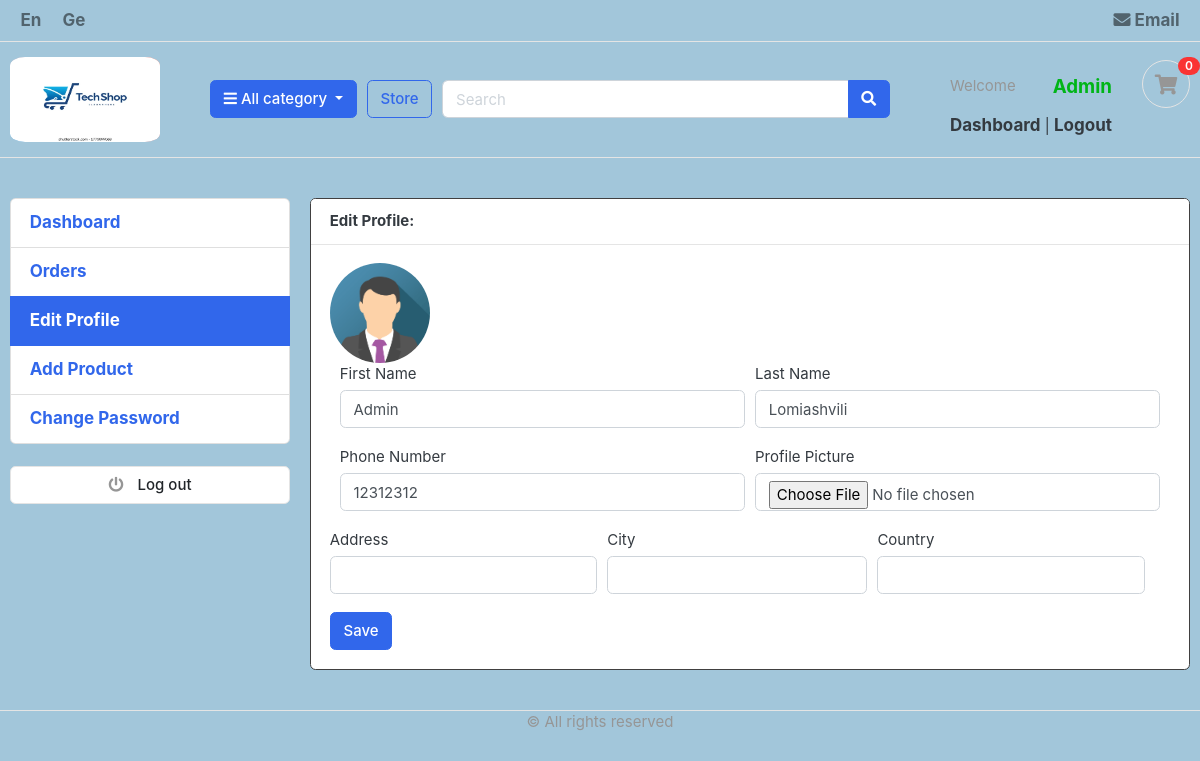
Page /accounts/edit_profile/ (signed in) on the committed database.
### accounts/models.py (models this page shows, shortened)
class Account(AbstractBaseUser):
    first_name = models.CharField(max_length=50)
    last_name = models.CharField(max_length=50)
    username = models.CharField(max_length=50, unique=True)
    email = models.EmailField(max_length=50, unique=True)
    phone_number = models.CharField(max_length=50)
    date_joined = models.DateTimeField(auto_now_add=True)
    last_login = models.DateTimeField(auto_now_add=True)
    is_admin = models.BooleanField(default=False)
    is_staff = models.BooleanField(default=False)
    is_active = models.BooleanField(default=False)
    is_superadmin = models.BooleanField(default=False)
    USERNAME_FIELD = 'email'
    REQUIRED_FIELDS = ['username', 'first_name', 'last_name']
    objects = MyAccountManager()

class UserProfile(models.Model):
    user=models.OneToOneField(Account, on_delete=models.CASCADE)
    address = models.CharField(blank=True, max_length=100)
    profile_picture = models.ImageField(upload_to='userprofile/', null=True, blank=True)
    city= models.CharField(blank=True, max_length=200)
    country=models.CharField(blank=True, max_length=200)

### accounts/views.py (the view)
# urls.py: path('edit_profile/', views.edit_profile, name='edit_profile'),
@login_required(login_url='login')
def edit_profile(request):
    userprofile, created = UserProfile.objects.get_or_create(user=request.user)
    if request.method == 'POST':
        user_form = UserForm(request.POST, instance=request.user)
        profile_form = UserProfileForm(request.POST, request.FILES, instance=userprofile)
        if user_form.is_valid() and profile_form.is_valid():
            user_form.save()
            profile_form.save()
            messages.success(request, 'Profile has been updated')
            return redirect('edit_profile')
    else:
        user_form = UserForm(instance=request.user)
        profile_form = UserProfileForm(instance=userprofile)
    if userprofile.profile_picture:
        profile_picture_url = userprofile.profile_picture.url
    else:
        profile_picture_url = None
    context = {
        'user_form': user_form,
        'profile_form': profile_form,
        'profile_picture_url': profile_picture_url,
    }
    return render(request, 'accounts/edit_profile.html', context)

### accounts/forms.py
class UserForm(forms.ModelForm):
    class Meta:
        model = Account
        fields = ('first_name', 'last_name', 'phone_number')
    def __init__(self, *args, **kwargs):
        super(UserForm, self).__init__(*args, **kwargs)
        for field in self.fields:
            self.fields[field].widget.attrs['class'] = 'form-control'

class UserProfileForm(forms.ModelForm):
    profile_picture = forms.ImageField(
        required=False,
        error_messages={'invalid': ('Image files only')},
        widget=forms.FileInput(attrs={'enctype': 'multipart/form-data'})
    )
    class Meta:
        model=UserProfile
        fields= ('address', 'city', 'country', 'profile_picture')
    def __init__(self, *args, **kwargs):
        super(UserProfileForm, self).__init__(*args, **kwargs)
        for field in self.fields:
            self.fields[field].widget.attrs['class'] = 'form-control'

### cart/context_processors.py (called while the page is built)
def counter(request):
    cart_count=0
    if 'admin' in request.path:
        return {}
    else:
        try:
            cart = Cart.objects.filter(cart_id=_cart_id(request))
            if request.user.is_authenticated:
                cart_items = CartItem.objects.all().filter(user=request.user)
            else:
               cart_items= CartItem.objects.all().filter(cart=cart[:1])
            for cart_item in cart_items:
                cart_count+= cart_item.quantity
        except Cart.DoesNotExist:
            cart_count=0
    return dict(cart_count=cart_count)

### cart/views.py (called while the page is built)
def _cart_id(request):
    cart= request.session.session_key
    if not cart:
        cart = request.session.create()
    return cart

### category/context_processors.py (called while the page is built)
def menu_links(request):
    links = Category.objects.all()
    return dict(links=links)

### category/models.py (called while the page is built)
    def get_url(self):
        return reverse('products_by_category', args=[self.slug])

### templates/accounts/edit_profile.html (shortened to what this page needs)
{% extends 'base.html' %}
{% block content %}
<section class="section-content padding-y bg">
    <div class="container">
        <div class="row">
            {% include 'includes/dashboard_sidebar.html' %}
        <main class="col-md-9">
            <article class="card">
            <header class="card-header d-flex">
                <strong class="d-inline-block mr-3">Edit Profile:</strong>
            </header>
            <div class="card-body">
                <div>
                        <img src="{{ profile_picture_url }}" alt="Profile picture" width="100" style="border-radius: 50%;">
                </div>
                   <div class="col-md-12">
                        <form action="{% url 'edit_profile' %}" method="POST" enctype="multipart/form-data">
                            <div class="form-row">
                                <div class="form-group col-md-6" >
                                    <label>First Name</label>
                                    {{user_form.first_name}}
                                </div>
                                <div class="form-group col-md-6" >
                                    <label>Last Name</label>
                                    {{user_form.last_name}}
                                </div>
                                </div>
                                <div class="form-row">
                                    <div class="form-group col-md-6" >
                                        <label>Phone Number</label>
                                        {{user_form.phone_number}}
                                    </div>
                                    <div class="form-group col-md-6" >
                                        <label>Profile Picture</label>
                                        {{profile_form.profile_picture}}
                                    </div>
                             </div>
                             <div class="row">
                            <div class="form-group ">
                                <label>Address</label>
                                {{ profile_form.address}}
                            </div>
                                <div class="form-group col-md-4" >
                                    <label>City</label>
                                    {{ profile_form.city}}
                                </div>
                                <div class="form-group " >
                                    <label >Country</label>
                                    {{ profile_form.country}}
                                </div>
                            </div>
                         </div>
                         <input type="submit" value="Save" class="btn btn-primary" name="" id="">
                    </div>
                   </div>
                </div>
    </section>
{% endblock %}

### templates/includes/navbar.html (shortened to what this page needs)
{% load static%}
<header class="section-header">
    <nav class="navbar p-md-0 navbar-expand-sm navbar-light border-bottom">
    <div class="container">
      <div class="collapse navbar-collapse" id="navbarTop4">
        {% load i18n %}
        <ul class="navbar-nav mr-auto">
            <li class="nav-item dropdown">
                <a href="#" class="nav-link">{% trans "En" %}</a>
            </li>
            <li class="nav-item dropdown">
                <a href="#" class="nav-link">{% trans "Ge" %}</a>
            </li>
        </ul>
        <ul class="navbar-nav">
            <li><a href="https://mail.google.com/mail/u/0/#inbox?compose=DmwnWsdMVpJfvjfzWgNDdfXLWMTVmQwBNMtqCvkmtnqQxRbQFDkQSmpfXlgSdlqWmlzFgVPtNVHl" class="nav-link"> <i class="fa fa-envelope"></i> Email </a></li>
        </ul>
      </div>
    </div>
    </nav>
    <section class="header-main border-bottom">
        <div class="container">
    <div class="row align-items-center">
        <div class="col-lg-2 col-md-3 col-6">
            <a href="{% url 'home' %}" class="brand-wrap">
                <img class="logo" src="{% static './images/logo1.png' %}" >
            </a>
        </div>
        <div class="col-lg col-sm col-md col-6 flex-grow-0">
            <div class="category-wrap dropdown d-inline-block float-right">
                <button type="button" class="btn btn-primary dropdown-toggle" data-toggle="dropdown">
                    <i class="fa fa-bars"></i> All category
                </button>
            </div>
        </div>
        <a href="{% url 'store' %}" class="btn btn-outline-primary">Store</a>
        <div class="col-lg  col-md-6 col-sm-12 col">
            <form action="{% url 'search' %}" class="search" method="GET">
                <div class="input-group w-100">
                    <input type="text" class="form-control" style="width:60%;" placeholder="Search" name="keyword">
                    <div class="input-group-append">
                      <button class="btn btn-primary" type="submit">
                        <i class="fa fa-search"></i>
                      </button>
                    </div>
                </div>
            </form>
        </div>
        <div class="col-lg-3 col-sm-6 col-8 order-2 order-lg-3">
                    <div class="d-flex justify-content-end mb-3 mb-lg-0">
                        {% if user.id is None %}
                        <div class="widget-header">
                            <small class="title text-muted">Welcome guest!</small>
                            <div>
                                <a href="{% url 'login' %}">Sign in</a> <span class="dark-transp"> | </span>
                                <a href="{% url 'register' %}">Register</a>
                            </div>
                        </div>
                        {% else %}
                        <div class="widget-header">
                            <div class="profile d-flex justify-content-between">
                                <p class="title text-muted mt-3">Welcome</p>
                                <h5 class="text-success text-capitalize mt-3">{{user.first_name }}</h5>
                            </div>
                            <div>
                                <a href="{% url 'dashboard' %}">Dashboard</a> <span class="dark-transp"> | </span>
                                <a href="{% url 'logout' %}">Logout</a>
                            </div>
                        </div>
                        {% endif%}
                        <a href="{% url 'cart' %}" class="widget-header pl-3 ml-3">
                            <div class="icon icon-sm rounded-circle border"><i class="fa fa-shopping-cart"></i></div>
                            <span class="badge badge-pill badge-danger notify">{{cart_count}}</span>
                        </a>
                    </div>
                </div>
    </div>
        </div>
    </section>
    </header>

### static/css/ui.css (style rules this page uses)
section, body,footer, header,.section-pagetop { background-color: #a2c6da; }
html { font-family: "Inter", sans-serif; font-size: 15px; }
.icon-xs, .icon-sm, .icon-md, .icon-lg { display: inline-block; text-align: center; flex-shrink: 0; flex-grow: 0; }
.icon-sm { width: 48px; height: 48px; line-height: 48px !important; font-size: 20px; }
.padding-y { padding-top: 40px; padding-bottom: 40px; }
article:after, .form-group:after { display: block; clear: both; content: ""; }
.bg { background-color: #f8f9fa; }
.header-main { position: relative; padding-top: 1rem; padding-bottom: 1rem; }
.brand-wrap .logo, .navbar-brand .logo { margin-right: 7px; max-height: 42px; display: inline-block; }
.widget-header { display: inline-block; vertical-align: middle; position: relative; }
.widget-header a { color: #343a40; }
.widget-header i { color: #969696; }
.widget-header .title { display: block; }
.widget-header .notify { position: absolute; top: -3px; right: -10px; }
.notify { position: absolute; top: -4px; right: -10px; display: inline-block; padding: 0.25em 0.6em; font-size: 12px; line-height: 1; text-align: center; border-radius: 3rem; color: #fff; background-color: #fa3434; }
.logo, tbody { min-width: 150px; min-height: 85px; border-radius: 10%; background: linear-gradient(45deg, #3498db, #dd6052); }
a { font-size: 17px; font-weight: bolder; }
.section-content { background-color: #a2c6da; }
.card,tr, th { border: 1px solid rgb(65, 64, 64); }

### static/css/style.css (style rules this page uses)
section, body,footer, header,.section-pagetop { background-color: #a2c6da; }
.logo, tbody { min-width: 150px; min-height: 85px; border-radius: 10%; background: linear-gradient(45deg, #3498db, #dd6052); }
a { font-size: 17px; font-weight: bolder; }
.section-content { background-color: #a2c6da; }
.card,tr, th { border: 1px solid rgb(65, 64, 64); }

### rows in the picture
Account: first_name "Admin", last_name "Lomiashvili", phone_number "12312312"

### other values in the picture
{{ cart_count }} "0"
